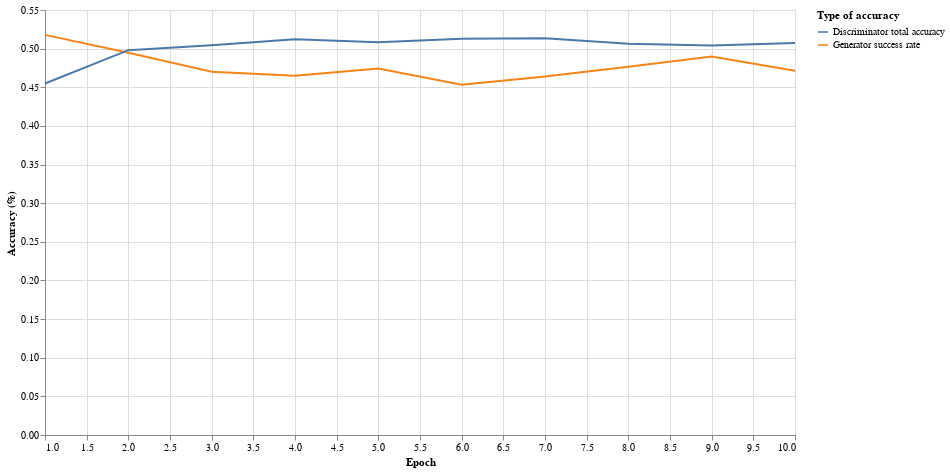

The code cell stored with this chart in its notebook:
### Code cell
ch3

### Figure 1 — Vega-Lite specification as saved in the notebook (floating-point values rounded to 4 significant figures)
{"config": {"view": {"continuousWidth": 300, "continuousHeight": 300}}, "data": {"name": "data-8d64ed110a208a00c45b0e295c119ae4"}, "mark": {"type": "line"}, "encoding": {"color": {"field": "Type of accuracy", "type": "nominal"}, "x": {"field": "Epoch", "type": "quantitative"}, "y": {"field": "Accuracy (%)", "type": "quantitative"}}, "height": 425, "transform": [{"fold": ["Generator success rate", "Discriminator total accuracy"], "as": ["Type of accuracy", "Accuracy (%)"]}], "width": 750, "$schema": "https://vega.github.io/schema/vega-lite/v5.15.1.json", "datasets": {"data-8d64ed110a208a00c45b0e295c119ae4": [{"Generator success rate": 0.5178, "Discriminator total accuracy": 0.4549, "Epoch": 1}, {"Generator success rate": 0.4947, "Discriminator total accuracy": 0.498, "Epoch": 2}, {"Generator success rate": 0.4701, "Discriminator total accuracy": 0.5044, "Epoch": 3}, {"Generator success rate": 0.465, "Discriminator total accuracy": 0.5121, "Epoch": 4}, {"Generator success rate": 0.4743, "Discriminator total accuracy": 0.5083, "Epoch": 5}, {"Generator success rate": 0.4533, "Discriminator total accuracy": 0.5129, "Epoch": 6}, {"Generator success rate": 0.4639, "Discriminator total accuracy": 0.5136, "Epoch": 7}, {"Generator success rate": 0.4766, "Discriminator total accuracy": 0.5063, "Epoch": 8}, {"Generator success rate": 0.49, "Discriminator total accuracy": 0.5039, "Epoch": 9}, {"Generator success rate": 0.4713, "Discriminator total accuracy": 0.5074, "Epoch": 10}]}}
